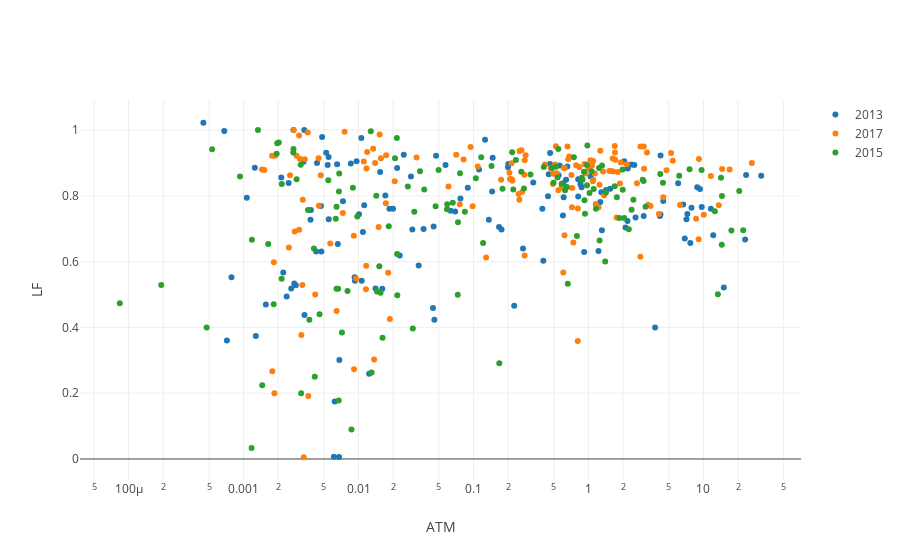

The code cell stored with this chart in its notebook:
### Code cell
fig = {
    'data': [
  		{
  			'x': dz.loc[2013]['ATM']/365*(1+np.random.randn(len(dz.loc[2013]))), 
        	'y': dz.loc[2013]['LF'], 
        	'text': dz.loc[2013].index, 
        	'mode': 'markers', 
        	'name': '2013'},
        {
  			'x': dz.loc[2017]['ATM']/365*(1+np.random.randn(len(dz.loc[2017]))),
        	'y': dz.loc[2017]['LF'], 
        	'text': dz.loc[2017].index, 
        	'mode': 'markers', 
        	'name': '2017'},
        {
  			'x': dz.loc[2015]['ATM']/365*(1+np.random.randn(len(dz.loc[2015]))),
        	'y': dz.loc[2015]['LF'], 
        	'text': dz.loc[2015].index, 
        	'mode': 'markers', 
        	'name': '2015'}
    ],
    'layout': {
        'xaxis': {'title': 'ATM','type':'log'},
        'yaxis': {'title': "LF"}
    }
}
iplot(fig, filename='plot1')

### Figure 1 — Plotly figure (JSON) as saved in the notebook; plotly's stock layout.template omitted (floating-point values rounded to 4 significant figures; data arrays with more than 128 entries replaced by an {"elided": "..."} marker saying what was removed)
{"data": [{"mode": "markers", "name": "2013", "text": {"elided": "159 str values"}, "type": "scatter", "uid": "2cf2e536-dba3-11e8-912e-d89ef31168fe", "x": {"elided": "159 float values"}, "y": {"elided": "159 float values"}}, {"mode": "markers", "name": "2017", "text": {"elided": "181 str values"}, "type": "scatter", "uid": "2cf2e537-dba3-11e8-b6e6-d89ef31168fe", "x": {"elided": "181 float values"}, "y": {"elided": "181 float values"}}, {"mode": "markers", "name": "2015", "text": {"elided": "159 str values"}, "type": "scatter", "uid": "2cf2e538-dba3-11e8-8908-d89ef31168fe", "x": {"elided": "159 float values"}, "y": {"elided": "159 float values"}}], "layout": {"xaxis": {"title": "ATM", "type": "log"}, "yaxis": {"title": "LF"}}}
